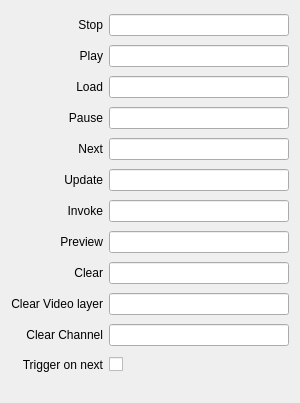
<?xml version="1.0" encoding="UTF-8"?>
<ui version="4.0">
 <class>InspectorCustomCommandWidget</class>
 <widget class="QWidget" name="InspectorCustomCommandWidget">
  <property name="geometry">
   <rect>
    <x>0</x>
    <y>0</y>
    <width>300</width>
    <height>403</height>
   </rect>
  </property>
  <property name="sizePolicy">
   <sizepolicy hsizetype="Expanding" vsizetype="Preferred">
    <horstretch>0</horstretch>
    <verstretch>0</verstretch>
   </sizepolicy>
  </property>
  <layout class="QGridLayout" name="gridLayout">
   <property name="bottomMargin">
    <number>20</number>
   </property>
   <item row="6" column="0">
    <widget class="QLabel" name="labelInvoke">
     <property name="text">
      <string>Invoke</string>
     </property>
     <property name="alignment">
      <set>Qt::AlignRight|Qt::AlignTrailing|Qt::AlignVCenter</set>
     </property>
    </widget>
   </item>
   <item row="0" column="1">
    <widget class="QLineEdit" name="lineEditStop"/>
   </item>
   <item row="8" column="0">
    <widget class="QLabel" name="labelClear">
     <property name="text">
      <string>Clear</string>
     </property>
     <property name="alignment">
      <set>Qt::AlignRight|Qt::AlignTrailing|Qt::AlignVCenter</set>
     </property>
    </widget>
   </item>
   <item row="4" column="1">
    <widget class="QLineEdit" name="lineEditNext"/>
   </item>
   <item row="1" column="1">
    <widget class="QLineEdit" name="lineEditPlay"/>
   </item>
   <item row="6" column="1">
    <widget class="QLineEdit" name="lineEditInvoke"/>
   </item>
   <item row="1" column="0">
    <widget class="QLabel" name="labelPlay">
     <property name="text">
      <string>Play</string>
     </property>
     <property name="alignment">
      <set>Qt::AlignRight|Qt::AlignTrailing|Qt::AlignVCenter</set>
     </property>
    </widget>
   </item>
   <item row="2" column="0">
    <widget class="QLabel" name="labelLoad">
     <property name="text">
      <string>Load</string>
     </property>
     <property name="alignment">
      <set>Qt::AlignRight|Qt::AlignTrailing|Qt::AlignVCenter</set>
     </property>
    </widget>
   </item>
   <item row="0" column="0">
    <widget class="QLabel" name="labelStop">
     <property name="text">
      <string>Stop</string>
     </property>
     <property name="alignment">
      <set>Qt::AlignRight|Qt::AlignTrailing|Qt::AlignVCenter</set>
     </property>
    </widget>
   </item>
   <item row="5" column="0">
    <widget class="QLabel" name="labelUpdate">
     <property name="text">
      <string>Update</string>
     </property>
     <property name="alignment">
      <set>Qt::AlignRight|Qt::AlignTrailing|Qt::AlignVCenter</set>
     </property>
    </widget>
   </item>
   <item row="5" column="1">
    <widget class="QLineEdit" name="lineEditUpdate"/>
   </item>
   <item row="8" column="1">
    <widget class="QLineEdit" name="lineEditClear"/>
   </item>
   <item row="11" column="1">
    <layout class="QHBoxLayout" name="horizontalLayoutTriggerOnNext">
     <item>
      <widget class="QCheckBox" name="checkBoxTriggerOnNext">
       <property name="layoutDirection">
        <enum>Qt::RightToLeft</enum>
       </property>
       <property name="text">
        <string/>
       </property>
      </widget>
     </item>
     <item>
      <spacer name="horizontalSpacerTriggerOnNext2">
       <property name="orientation">
        <enum>Qt::Horizontal</enum>
       </property>
       <property name="sizeHint" stdset="0">
        <size>
         <width>40</width>
         <height>20</height>
        </size>
       </property>
      </spacer>
     </item>
    </layout>
   </item>
   <item row="2" column="1">
    <widget class="QLineEdit" name="lineEditLoad"/>
   </item>
   <item row="3" column="0">
    <widget class="QLabel" name="labelPause">
     <property name="text">
      <string>Pause</string>
     </property>
     <property name="alignment">
      <set>Qt::AlignRight|Qt::AlignTrailing|Qt::AlignVCenter</set>
     </property>
    </widget>
   </item>
   <item row="4" column="0">
    <widget class="QLabel" name="labelNext">
     <property name="text">
      <string>Next</string>
     </property>
     <property name="alignment">
      <set>Qt::AlignRight|Qt::AlignTrailing|Qt::AlignVCenter</set>
     </property>
    </widget>
   </item>
   <item row="3" column="1">
    <widget class="QLineEdit" name="lineEditPause"/>
   </item>
   <item row="10" column="0">
    <widget class="QLabel" name="labelClearChannel">
     <property name="text">
      <string>Clear Channel</string>
     </property>
     <property name="alignment">
      <set>Qt::AlignRight|Qt::AlignTrailing|Qt::AlignVCenter</set>
     </property>
    </widget>
   </item>
   <item row="10" column="1">
    <widget class="QLineEdit" name="lineEditClearChannel"/>
   </item>
   <item row="7" column="0">
    <widget class="QLabel" name="labelPrev">
     <property name="text">
      <string>Preview</string>
     </property>
     <property name="alignment">
      <set>Qt::AlignRight|Qt::AlignTrailing|Qt::AlignVCenter</set>
     </property>
    </widget>
   </item>
   <item row="11" column="0">
    <widget class="QLabel" name="labelTriggerOnNext">
     <property name="text">
      <string>Trigger on next</string>
     </property>
     <property name="alignment">
      <set>Qt::AlignRight|Qt::AlignTrailing|Qt::AlignVCenter</set>
     </property>
    </widget>
   </item>
   <item row="7" column="1">
    <widget class="QLineEdit" name="lineEditPreview"/>
   </item>
   <item row="9" column="0">
    <widget class="QLabel" name="labelClearVideolayer">
     <property name="text">
      <string>Clear Video layer</string>
     </property>
     <property name="alignment">
      <set>Qt::AlignRight|Qt::AlignTrailing|Qt::AlignVCenter</set>
     </property>
    </widget>
   </item>
   <item row="9" column="1">
    <widget class="QLineEdit" name="lineEditClearVideolayer"/>
   </item>
  </layout>
 </widget>
 <tabstops>
  <tabstop>lineEditStop</tabstop>
  <tabstop>lineEditPlay</tabstop>
  <tabstop>lineEditLoad</tabstop>
  <tabstop>lineEditPause</tabstop>
  <tabstop>lineEditNext</tabstop>
  <tabstop>lineEditUpdate</tabstop>
  <tabstop>lineEditInvoke</tabstop>
  <tabstop>lineEditPreview</tabstop>
  <tabstop>lineEditClear</tabstop>
  <tabstop>lineEditClearVideolayer</tabstop>
  <tabstop>lineEditClearChannel</tabstop>
  <tabstop>checkBoxTriggerOnNext</tabstop>
 </tabstops>
 <resources/>
 <connections>
  <connection>
   <sender>lineEditStop</sender>
   <signal>textChanged(QString)</signal>
   <receiver>InspectorCustomCommandWidget</receiver>
   <slot>stopCommandChanged(QString)</slot>
   <hints>
    <hint type="sourcelabel">
     <x>155</x>
     <y>21</y>
    </hint>
    <hint type="destinationlabel">
     <x>227</x>
     <y>21</y>
    </hint>
   </hints>
  </connection>
  <connection>
   <sender>lineEditPlay</sender>
   <signal>textChanged(QString)</signal>
   <receiver>InspectorCustomCommandWidget</receiver>
   <slot>playCommandChanged(QString)</slot>
   <hints>
    <hint type="sourcelabel">
     <x>190</x>
     <y>46</y>
    </hint>
    <hint type="destinationlabel">
     <x>230</x>
     <y>48</y>
    </hint>
   </hints>
  </connection>
  <connection>
   <sender>lineEditLoad</sender>
   <signal>textChanged(QString)</signal>
   <receiver>InspectorCustomCommandWidget</receiver>
   <slot>loadCommandChanged(QString)</slot>
   <hints>
    <hint type="sourcelabel">
     <x>204</x>
     <y>80</y>
    </hint>
    <hint type="destinationlabel">
     <x>234</x>
     <y>80</y>
    </hint>
   </hints>
  </connection>
  <connection>
   <sender>lineEditPause</sender>
   <signal>textChanged(QString)</signal>
   <receiver>InspectorCustomCommandWidget</receiver>
   <slot>pauseCommandChanged(QString)</slot>
   <hints>
    <hint type="sourcelabel">
     <x>156</x>
     <y>101</y>
    </hint>
    <hint type="destinationlabel">
     <x>234</x>
     <y>103</y>
    </hint>
   </hints>
  </connection>
  <connection>
   <sender>lineEditNext</sender>
   <signal>textChanged(QString)</signal>
   <receiver>InspectorCustomCommandWidget</receiver>
   <slot>nextCommandChanged(QString)</slot>
   <hints>
    <hint type="sourcelabel">
     <x>200</x>
     <y>131</y>
    </hint>
    <hint type="destinationlabel">
     <x>234</x>
     <y>127</y>
    </hint>
   </hints>
  </connection>
  <connection>
   <sender>lineEditUpdate</sender>
   <signal>textChanged(QString)</signal>
   <receiver>InspectorCustomCommandWidget</receiver>
   <slot>updateCommandChanged(QString)</slot>
   <hints>
    <hint type="sourcelabel">
     <x>211</x>
     <y>156</y>
    </hint>
    <hint type="destinationlabel">
     <x>234</x>
     <y>153</y>
    </hint>
   </hints>
  </connection>
  <connection>
   <sender>lineEditInvoke</sender>
   <signal>textChanged(QString)</signal>
   <receiver>InspectorCustomCommandWidget</receiver>
   <slot>invokeCommandChanged(QString)</slot>
   <hints>
    <hint type="sourcelabel">
     <x>201</x>
     <y>189</y>
    </hint>
    <hint type="destinationlabel">
     <x>230</x>
     <y>189</y>
    </hint>
   </hints>
  </connection>
  <connection>
   <sender>lineEditClear</sender>
   <signal>textChanged(QString)</signal>
   <receiver>InspectorCustomCommandWidget</receiver>
   <slot>clearCommandChanged(QString)</slot>
   <hints>
    <hint type="sourcelabel">
     <x>224</x>
     <y>253</y>
    </hint>
    <hint type="destinationlabel">
     <x>234</x>
     <y>217</y>
    </hint>
   </hints>
  </connection>
  <connection>
   <sender>lineEditClearVideolayer</sender>
   <signal>textChanged(QString)</signal>
   <receiver>InspectorCustomCommandWidget</receiver>
   <slot>clearVideolayerCommandChanged(QString)</slot>
   <hints>
    <hint type="sourcelabel">
     <x>224</x>
     <y>281</y>
    </hint>
    <hint type="destinationlabel">
     <x>227</x>
     <y>245</y>
    </hint>
   </hints>
  </connection>
  <connection>
   <sender>lineEditClearChannel</sender>
   <signal>textChanged(QString)</signal>
   <receiver>InspectorCustomCommandWidget</receiver>
   <slot>clearChannelCommandChanged(QString)</slot>
   <hints>
    <hint type="sourcelabel">
     <x>224</x>
     <y>309</y>
    </hint>
    <hint type="destinationlabel">
     <x>234</x>
     <y>275</y>
    </hint>
   </hints>
  </connection>
  <connection>
   <sender>checkBoxTriggerOnNext</sender>
   <signal>stateChanged(int)</signal>
   <receiver>InspectorCustomCommandWidget</receiver>
   <slot>triggerOnNextChanged(int)</slot>
   <hints>
    <hint type="sourcelabel">
     <x>109</x>
     <y>333</y>
    </hint>
    <hint type="destinationlabel">
     <x>234</x>
     <y>310</y>
    </hint>
   </hints>
  </connection>
  <connection>
   <sender>lineEditPreview</sender>
   <signal>textChanged(QString)</signal>
   <receiver>InspectorCustomCommandWidget</receiver>
   <slot>previewCommandChanged(QString)</slot>
   <hints>
    <hint type="sourcelabel">
     <x>186</x>
     <y>215</y>
    </hint>
    <hint type="destinationlabel">
     <x>9</x>
     <y>201</y>
    </hint>
   </hints>
  </connection>
 </connections>
 <slots>
  <slot>stopCommandChanged(QString)</slot>
  <slot>playCommandChanged(QString)</slot>
  <slot>loadCommandChanged(QString)</slot>
  <slot>pauseCommandChanged(QString)</slot>
  <slot>nextCommandChanged(QString)</slot>
  <slot>updateCommandChanged(QString)</slot>
  <slot>invokeCommandChanged(QString)</slot>
  <slot>clearCommandChanged(QString)</slot>
  <slot>clearVideolayerCommandChanged(QString)</slot>
  <slot>clearChannelCommandChanged(QString)</slot>
  <slot>triggerOnNextChanged(int)</slot>
  <slot>previewCommandChanged(QString)</slot>
 </slots>
</ui>
